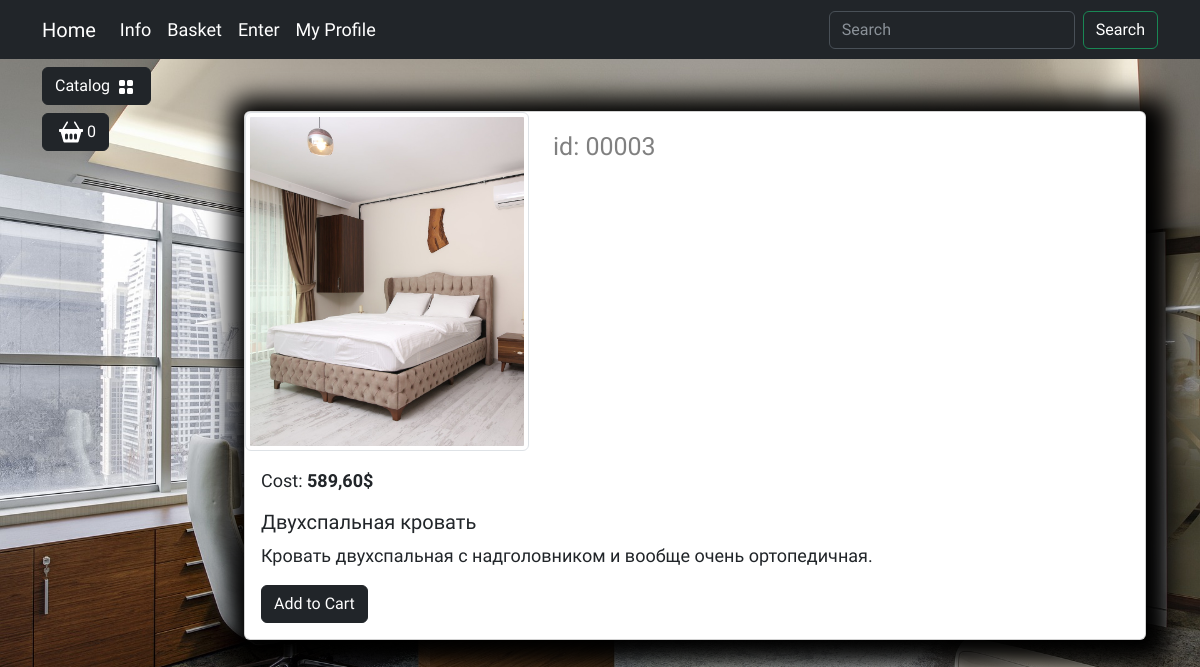
Screenshot of /catalog/product/dvuhspalnaya-krovat/ with the database file from the repository.
### products/models.py (models this page shows, shortened)
class Products(models.Model):
    name = models.CharField(max_length=150, unique=True, verbose_name='Название')
    slug = models.SlugField(max_length=200, unique=True, blank=True, null=True, verbose_name='URL')
    description = models.TextField(max_length=300, blank=True, null=True, verbose_name='Описание')
    img = models.ImageField(upload_to='products_images', blank=True, null=True, verbose_name='Изображение')
    price = models.DecimalField(default=0.00, max_digits=7, decimal_places=2, verbose_name='Цена')
    discount = models.DecimalField(default=0.00, max_digits=7, decimal_places=2, verbose_name='Скидка в %')
    quantity = models.PositiveIntegerField(default=0, verbose_name='Количество')
    category = models.ForeignKey(to=Category, on_delete=models.CASCADE, verbose_name='Категория')
    class Meta:
        db_table = 'product'  # значение(имя) таблицы
        verbose_name = 'Продукт'  # название(полей ренейм их)
        verbose_name_plural = 'Продукты'  # (ренейм для множественного числа)
    def display_id(self):
        return f"{self.id:05}"
    def sell_price(self):
        if self.discount:
            return round(self.price - (self.price * self.discount) / 100, 2)
        return self.price

### products/views.py (the view)
# urls.py: path('product/<slug:product_slug>/', views.product, name="product")
def product(request, product_slug):
    product = Products.objects.get(slug=product_slug)
    context = {
        'product': product
    }
    return render(request, 'products/product.html', context=context)

### products/templatetags/products_tags.py (called while the page is built)
@register.simple_tag()
def tag_categories():
    return Category.objects.all()

### products/templates/products/product.html (shortened to what this page needs)
{% extends "main/base.html" %}
{% load static %}
{% block content %}
	<div class="container mt-5">
                        <div class="card mb-4 custom-shadow">
                            <div class="row">
                                <div class="col-md-4">
                                    <img src="{{ product.img.url }}"
                                        class="img-thumbnail" data-bs-toggle="modal" data-bs-target="#imageModal1">
                                </div>
                                <div class="col-md-4 ">
                                    <p class="product_id mt-3">id: {{ product.display_id }}</p>
                                </div>
                            </div>
                            <div class="card-body">
                                <p class="card-text">Cost: <strong>{{ product.sell_price }}$</strong></p>
                                <h5 class="card-title">{{ product.name }}</h5>
                                <p class="card-text">{{ product.description }}</p>
                                <a href="#" class="btn btn-dark add-to-cart">Add to Cart</a>
                            </div>
                        </div>
                    </div>
{% endblock %}

### static/deps/css/my_css.css (style rules this page uses)
body { background-image: url("../images/bg-image.jpg"); background-repeat: no-repeat; background-attachment: fixed; background-position: center center; background-size: cover; height: 100%; font-family: 'Protest Riot', sans-serif; font-size: 18px; }
.custom-shadow { box-shadow: 5px 5px 25px 19px #000000; }
.product_id { color: gray; font-size: 25px; }

### rows the page displays
Products: img (picture), display_id "00003", sell_price "589,60", name "Двухспальная кровать", description "Кровать двухспальная с надголовником и вообще очень ортопедичная."
